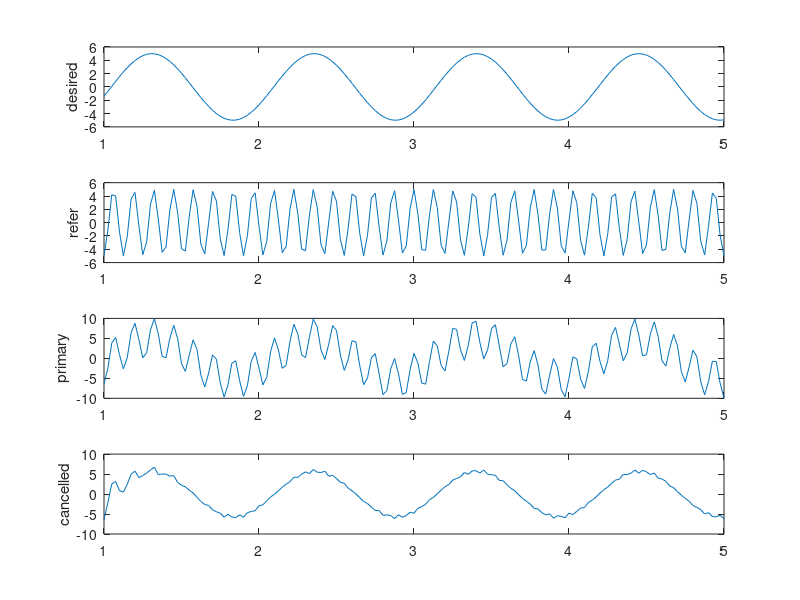

This chart was generated by the following MATLAB code:
%%jerin (2020). Adaptive noise cancellation using LMS algorithm. (https://www.mathworks.com/matlabcentral/fileexchange/38291-adaptive-noise-cancellation-using-lms-algorithm), MATLAB Central File Exchange. Retrieved May 6, 2020.

%close all;
%clear all;clc;
 t=1:0.025:5;
 desired=5*sin(2*3.*t);
 
 noise=5*sin(2*50*3.*t);
 
 refer=5*sin(2*50*3.*t+ 3/20);
 
 primary=desired+noise;
 
 subplot(4,1,1);
 plot(t,desired);
 ylabel('desired');
 
 
subplot(4,1,2);
 plot(t,refer);
 ylabel('refer'); 
 
 
 
 subplot(4,1,3);
 plot(t,primary);
 ylabel('primary');
 
  
 
 order=2;
 mu=0.005;
 n=length(primary)
 delayed=zeros(1,order);
 adap=zeros(1,order);
 cancelled=zeros(1,n);
 
 for k=1:n,
     delayed(1)=refer(k);
     y=delayed*adap';
     cancelled(k)=primary(k)-y;
     adap = adap + 2*mu*cancelled(k) .* delayed;
     delayed(2:order)=delayed(1:order-1);
 end
 
 subplot(4,1,4);
 plot(t,cancelled);
 ylabel('cancelled');
 